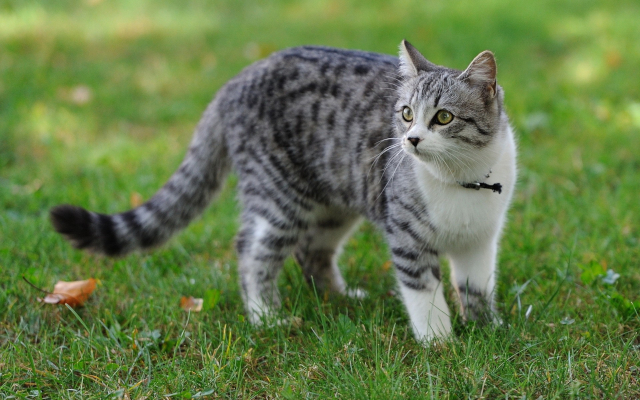
#> input picture assets/cat.jpg, 640 x 400 px, found by its file name; its folder holds only this picture in this run
$ python count_similarity.py --filename assets/cat.jpg   (older library calls are emulated)
#> lines starting #> are read from the running program, lines starting #| are printed output that depends on the picture; long printed decimals are rounded
# base
import argparse
import os.path as osp
# external
import cv2
import numpy as np
from skimage.feature import graycomatrix, graycoprops, match_template
from skimage.filters import prewitt_h, prewitt_v
import matplotlib.pyplot as plt
# local imports
import util

ASSETS_FOLDER = 'assets'
RESULTS_FOLDER = 'results'

def setup_argparser():
    parser = argparse.ArgumentParser(
                prog='Similarity calcer',
                description='Counts similarity'
    )
    parser.add_argument('-f', '--filename')

    return parser


def eq_pixels(p1, p2) -> bool:
    return p1[0] == p2[0] and p1[1] == p2[1] and p1[2] == p2[2]


def calc_bypixel(asset_file: np.ndarray, res_file: np.ndarray) -> float:
    # rows * cols * color_channels
    pixels = asset_file.shape[0] * asset_file.shape[1] * asset_file.shape[2]
    notsim_pixels = 0.

    for i in range(asset_file.shape[0]):
        for j in range(asset_file.shape[1]):
            if not eq_pixels(asset_file[i, j], res_file[i, j]):
                notsim_pixels += 1.

    return 1. - notsim_pixels / pixels


def glcm_extract(img):
    return graycomatrix(img, [1, 2], [0, np.pi/2.], levels=256, symmetric=False)


def prewitt_extract(img):
    return np.vstack((prewitt_h(img), prewitt_v(img)))


def draw_features(asset_file, res_file, asset_file_features, res_file_features):
    plt.subplot(2, 2, 1).imshow(asset_file)
    plt.subplot(2, 2, 2).imshow(res_file)
    plt.subplot(2, 2, 3).imshow(asset_file_features, cmap='gray')
    plt.subplot(2, 2, 4).imshow(res_file_features, cmap='gray')
    plt.show()

'''
Вместо сравнения картинок сделать сравнение фич
https://scikit-image.org/docs/dev/api/skimage.feature.html#skimage.feature.greycoprops
GLCM features
entropy feature
'''
def calc_cosine_similarity(asset_file: np.ndarray, res_file: np.ndarray) -> float:
    '''
    idx sequence is:
    contrast, dissimilarity, homogeneity, ASM, energy, correlation
    '''
    # [6 lines of commented-out code are left out]
    asset_file_features = prewitt_extract(
        cv2.cvtColor(asset_file, cv2.COLOR_BGR2GRAY)
    )
    res_file_features = prewitt_extract(
        cv2.cvtColor(res_file, cv2.COLOR_BGR2GRAY)
    )
    # draw_features(asset_file, res_file, asset_file_features, res_file_features)
    return np.dot(asset_file_features.flatten(), res_file_features.flatten()) / (np.linalg.norm(asset_file_features.flatten()) * np.linalg.norm(res_file_features.flatten()))


def calc_template_matching_score(asset_file: np.ndarray, res_file: np.ndarray) -> float:
    match = cv2.cvtColor(asset_file, cv2.COLOR_BGR2GRAY)
    template = cv2.cvtColor(res_file, cv2.COLOR_BGR2GRAY)
    res = match_template(match, template)
    return res[0, 0]


def calc_similarity_pipeline(filename):
#> called with filename = 'assets/cat.jpg'
    asset_file_path = osp.join('.', osp.join(ASSETS_FOLDER, filename))
    res_file_path = osp.join('.', osp.join(RESULTS_FOLDER, filename))


    asset_file = np.array(cv2.imread(asset_file_path, cv2.IMREAD_COLOR), dtype=np.uint8)
#> asset_file is the input picture: shape (400, 640, 3); mean B, G, R 73.8, 122.5, 101.4
    res_file = np.array(cv2.imread(res_file_path, cv2.IMREAD_COLOR), dtype=np.uint8)

    assert asset_file.shape == res_file.shape

    bypix_sim = calc_bypixel(asset_file, res_file)
#> bypix_sim = 1
    cosine_sim = calc_cosine_similarity(asset_file, res_file)
#> in prewitt_extract, `return np.vstack((prewitt_h(img), prewitt_v(img)))`:
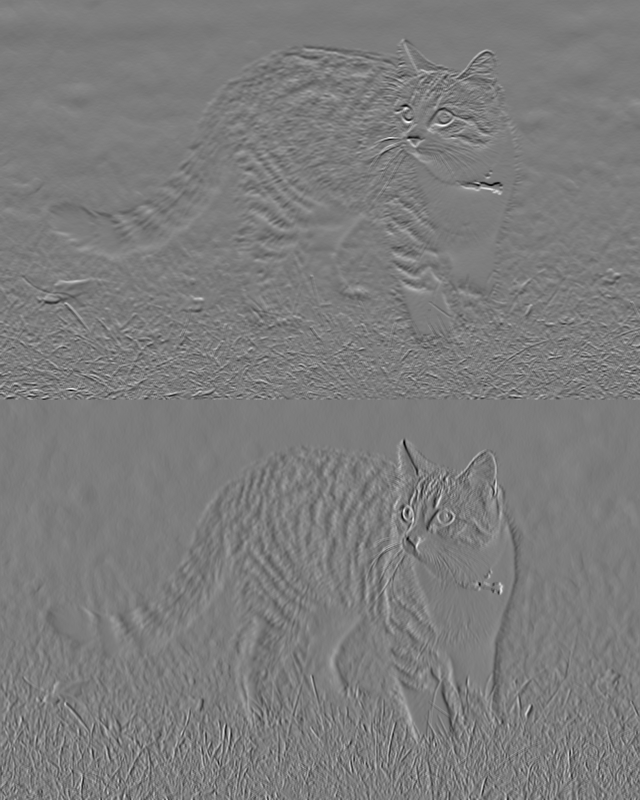
#> returned value: shape (800, 640) float64; min -0.605, max 0.634, mean -0.000497; drawn with min black and max white
#> cosine_sim = 1
    template_sim = calc_template_matching_score(asset_file, res_file)
#> in calc_template_matching_score, `match = cv2.cvtColor(asset_file, cv2.COLOR_BGR2GRAY)`:
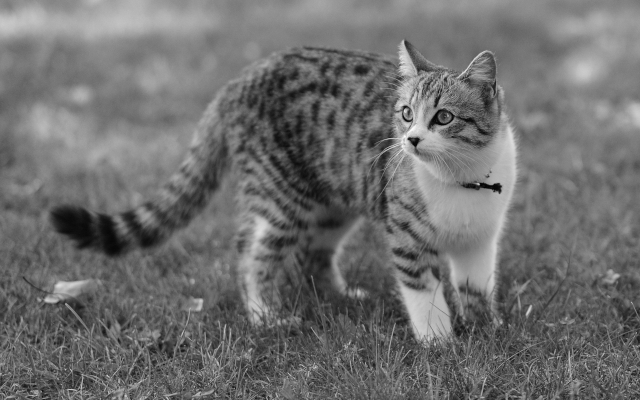
#> match: shape (400, 640); min 4, max 251, mean 110.6
#> in calc_template_matching_score, `res = match_template(match, template)`: res = [1]
#> template_sim = 1

    return bypix_sim, cosine_sim, template_sim


if __name__ == '__main__':
    args = setup_argparser().parse_args()
    sims = calc_similarity_pipeline(args.filename)
#> sims = (1, 1, 1)

    print('Bypix sim:', sims[0])
#| Bypix sim: 1.0
    print('Cosine sim:', sims[1])
#| Cosine sim: 1.0
    print('Template matching score', sims[2])
#| Template matching score 1.000
